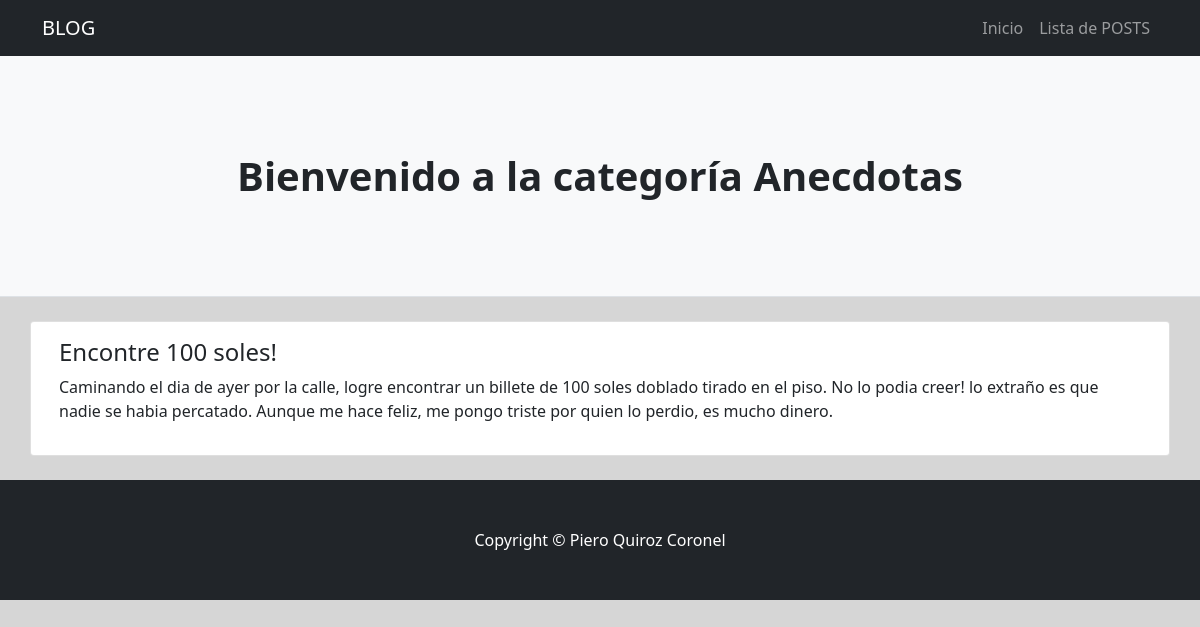
The page /categoria/2/ on the database its author committed.
### practica/models.py (models this page shows, shortened)
class Categoria(models.Model):
    nombre = models.CharField(max_length=100)

class Post(models.Model):
    titulo = models.CharField(max_length=200)
    descripcion = models.TextField()
    categoria = models.ForeignKey(Categoria, on_delete=models.CASCADE)

### practica/views.py (the view)
# urls.py: path('categoria/<int:categoria_id>/', posts_por_categoria, name='posts_por_categoria'),
def posts_por_categoria(request, categoria_id):
    categoria = get_object_or_404(Categoria, id=categoria_id)
    posts = categoria.post_set.all()
    return render(request, 'posts_por_categoria.html', {'categoria': categoria, 'posts': posts})

### practica/templates/posts_por_categoria.html (shortened to what this page needs)
<!DOCTYPE html>
<html lang="en">
<head>
    <link href="https://cdn.jsdelivr.net/npm/bootstrap@5.1.3/dist/css/bootstrap.min.css" rel="stylesheet" />
</head>
<body>
    <nav class="navbar navbar-expand-lg navbar-dark bg-dark">
        <div class="container">
            <a class="navbar-brand" href="#!">BLOG</a>
            <div class="collapse navbar-collapse" id="navbarSupportedContent">
                <ul class="navbar-nav ms-auto mb-2 mb-lg-0">
                    <li class="nav-item"><a class="nav-link" href="{% url 'categorias' %}">Inicio</a></li>
                    <li class="nav-item"><a class="nav-link" href="{% url 'lista_posts' %}">Lista de POSTS</a></li>
                </ul>
            </div>
        </div>
    </nav>
    <header class="py-5 bg-light border-bottom mb-4">
        <div class="container">
            <div class="text-center my-5">
                <h1 class="fw-bolder">Bienvenido a la categoría {{ categoria.nombre }}</h1>
            </div>
        </div>
    </header>
    <div class="container">
        <div class="row">
            {% for post in posts %}
                <div class="card mb-4">
                    <div class="card-body">
                        <h2 class="card-title h4">{{ post.titulo }}</h2>
                        <p>{{ post.descripcion }}</p>
                    </div>
                </div>
            {% endfor %}
        </div>
    </div>
    <footer class="py-5 bg-dark">
        <div class="container"><p class="m-0 text-center text-white">Copyright &copy; Piero Quiroz Coronel</p></div>
    </footer>
</body>
</html>

### practica/templates/posts_por_categoria.html (style rules this page uses)
body { background-color: rgb(214, 214, 214); }

### rows shown on the page
Categoria: nombre "Anecdotas"
Post: titulo "Encontre 100 soles!", descripcion "Caminando el dia de ayer por la calle, logre encontrar un billete de 100 soles doblado tirado en el piso. No lo podia creer! lo extraño es que nadie se habia percatado. Aunque me hace feliz, me pongo triste por quien lo perdio, es mucho dinero."
